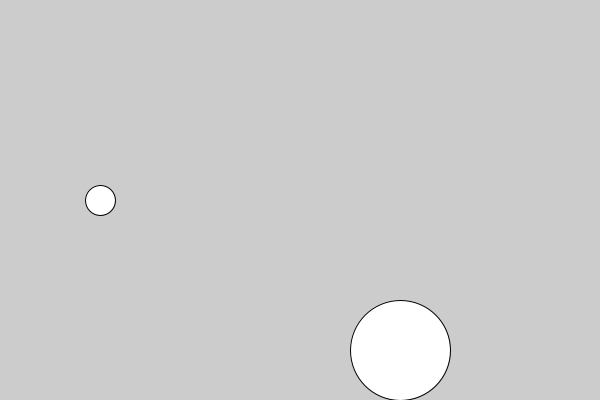
Frame 1 (no input)
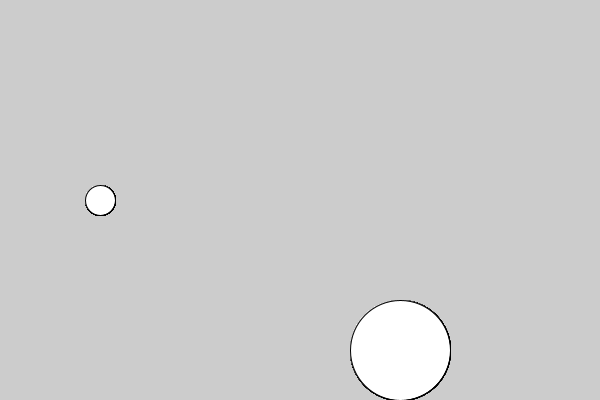
Frame 60 (the mouse pressed at the canvas centre just before this capture)
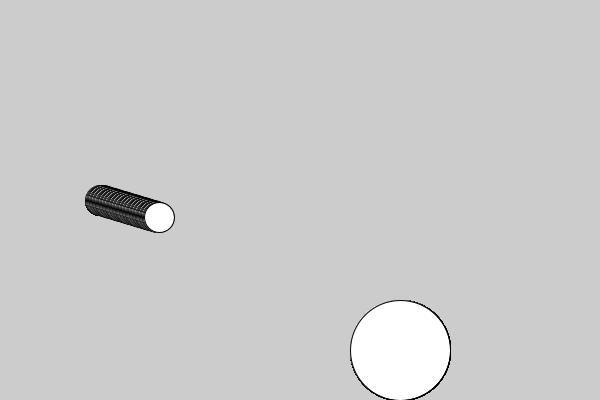
Frame 120 (the mouse held since frame 60 and released just before this capture)

The Processing sketch that drew these frames (run headless with seeded random() and noise(); from frame 60 on, the mouse is pressed at the canvas centre):

// Processing sketch: week10_5_3_pool_ball_test1
// ── week10_5_3_pool_ball_test1.pde
void setup(){
  size(600,400);
}
float ballX=100, ballY=200;
float ballVX=1, ballVY=0.3;
void draw(){
  ellipse(ballX,ballY, 30,30);
  if(mousePressed){
    ballX += ballVX;
    ballY += ballVY;
  }
  
  ellipse(400,350, 100,100);
}
